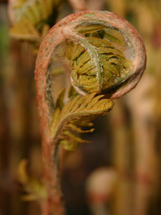
#> input picture Project/Microsoft-Database/colored-imgs/106_0608.png, 161 x 215 px, shrunk from 480 x 640 before the run; its folder holds 4 pictures in this run
$ python JPEG_color_compression.py
#> lines starting #> are read from the running program, lines starting #| are printed output that depends on the picture
### Project/sol/22B0910_22B1036_22B1839/Advance-imlementation/utils.py

from sympy import Matrix


class huffman_node(object):
    def __init__(self, prob = 0,right=None, left = None, name = "parent"):
        self.prob = prob
        self.right = right
        self.left = left
        self.name = name


    # operator overloading in order to be able to compare nodes when sorting them

    def __lt__(self, node):
        return self.prob < node.prob

    def __gt__(self, node):
        return self.prob > node.prob

    def __le__(self, node):
        return self.prob <= node.prob

    def __ge__(self, node):
        return self.prob >= node.prob

    # traversing the tree to get the appropriate code table
    # the method returns nothing, so we need to pass code_table by reference
    def traverse(self, code_table,code=""):
        if self.right is None: # has no children
            code_table[self.name] = code
        else: # there are children
            self.right.traverse(code_table,code + "0")
            self.left.traverse( code_table,code+"1")

    # override the __str__() and __repr__() methods for proper string representation

    # [4 lines left out: function __str__, not called in this run]

    def __repr__(self):
        return str(self)

    # Dsiplaying the tree: the code to display the tree is from
    # https://stackoverflow.com/questions/34012886/print-binary-tree-level-by-level-in-python/34014370

    # [28 lines left out: functions display, _display_aux, not called in this run]


def extract_probs(array):
    '''
    Returns a dictionary of symbols to their probabilities as they are in the text file
    The probability of each symbol = number of symbol occurence / total symbols occurences

    Arguments:
    array: the array of symbols to be encoded

    Returns:
    symbols_dict: A dictionary where the keys are the symbols, and the symbol probability
               is the value
    '''

    # initiate the symbols dictionary
    symbols_dict = {}

    # First we set the value associated to each symbol as the number of occurences
    # in the text file
    for symbol in array:
        symbols_dict[symbol] = symbols_dict.get(symbol, 0) + 1

    # Then we get the total length of the text file
    total_length = len(array)

    # The probability is then the number of occurences of each symbol divided by
    # the total length of the text file
    for symbol in symbols_dict:
        symbols_dict[symbol] /= total_length

    return symbols_dict


def generate_huffman_tree(sorted_nodes, node_disp = False):
    '''
    returns the huffman tree of a list of symbol nodes recursively
    The function receives a list of sorted nodes, and merges the smallest 2 nodes, adding their probability
    Then the function recursively calls itself using the merged node instead of the smaller nodes

    Arguments
    sorted_nodes: a list of sorted nodes ascendingly, based on the probability of the associated symbol
    node_disp: a flag whether or not to print each new combined node

    Returns
    the last remaining node, which is the huffman tree
    '''
    if(len(sorted_nodes) == 1):
        # this means we have only one node, which is the parent node of the huffman tree
        return sorted_nodes[0]
    else:
        sorted_nodes = sorted(sorted_nodes)

        # the 2 smallest probabilities
        smallest, second_smallest = sorted_nodes[0], sorted_nodes[1]

        # merge them into a single node
        new_node = huffman_node(prob = smallest.prob+second_smallest.prob, name = "({}, {})".format(second_smallest.name, smallest.name))
        new_node.left = second_smallest
        new_node.right = smallest

        #show the merged node
        if node_disp:
            print("new_node")#
            new_node.display()
            print("\n \n==============================================================")

        # the new array: remove the smallest 2 symbols and add the merged node
        new_array = sorted_nodes[2:]
        new_array.append(new_node)
        return generate_huffman_tree(new_array)


def get_encoded_string(array,dic):
    '''Returns the bit representation of the encoded symbols using haufmann tree

    Arguments:
    array: the array of symbols we want to encode
    dic: The haufmann dictionary which maps each symbol into its corresponding hauffman code

    Returns:
    out: the bit representation of the file using hauffman code
    '''

    out="" #initialize the output string

    # append the coded symbols
    for symbol in array:
        out+=dic[symbol]
    return out


def encode_huffman(array):
    '''Performs huffman encoding on the txt_file

    Arguments:
    array: array of symbols to be encoded

    Returns:
    encoded_string: The bit representation of huffman code
    huffman_tree: The tree used in the encoding, and will be used for decoding
    '''
    symbols_dict = extract_probs(array)

    #generate node array
    nodes = [huffman_node(prob = symbols_dict[symbol], name = symbol) for symbol in symbols_dict]

    #generate the huffman tree and the huffman dict
    huffman_tree = generate_huffman_tree(nodes)
    huffman_dict = {}
    huffman_tree.traverse(code_table = huffman_dict)

    #return the encoded string based on the huffman dict, the huffman tree, the huffman dict (symbol => new bits)
    # and the symbols dict (Symbol => probablility)
    return get_encoded_string(array, huffman_dict), huffman_tree, huffman_dict, symbols_dict


def decode_huffman(encoded, huffman_tree):
    '''
    returns the decoded stream of symbols
    The function receives a bit stream of the encoded sequnce along with its encoding huffman tree then iterating on the stream of bits one by one while
    traversing the huffman tree with each bit. If a leave is reached take its name and put it in the decoded sequence then go back to the base node of
    the tree again.

    Arguments
    encoded: a bit string stream of encoded sequence
    huffman_tree: the base node of the huffman tree that encoded the stream

    Returns
    the decoded stream of symbols
    '''
    #Current node of the first bit is base of the tree
    current_node = huffman_tree
    #initialing empty decoded sequence
    decoded = []
    for i in encoded: #looping over each bit the encoded stream of bits
        if i=="1": # if bit equals 1 then go left
            current_node = current_node.left
        else:# if bit equals 0 then go right
            current_node = current_node.right
         # if a leave is reached, indicating a symbol, then take its name (the symbol) and append it to the decoded sequence
        if current_node.right is None:
            decoded.append(current_node.name)
            current_node = huffman_tree

    return decoded

### Project/sol/22B0910_22B1036_22B1839/Advance-imlementation/JPEG_color_compression.py
import numpy as np
import cv2
import matplotlib.pyplot as plt
import matplotlib.image as mpimg
from utils import *
import glob
import os
from datetime import datetime as time

# Standard JPEG Quantization Table for Luminance
BASE_QTABLE = np.array(
    [
        [16, 11, 10, 16, 24, 40, 51, 61],
        [12, 12, 14, 19, 26, 58, 60, 55],
        [14, 13, 16, 24, 40, 57, 69, 56],
        [14, 17, 22, 29, 51, 87, 80, 62],
        [18, 22, 37, 56, 68, 109, 103, 77],
        [24, 35, 55, 64, 81, 104, 113, 92],
        [49, 64, 78, 87, 103, 121, 120, 101],
        [72, 92, 95, 98, 112, 100, 103, 99],
    ]
)


def bgr2ycbcr(img):
    """Converts a BGR image to YCbCr color space.

    Args:
        img (np.ndarray): BGR image.

    Returns:
        np.ndarray: YCbCr image.
    """
    ycbcr = cv2.cvtColor(img, cv2.COLOR_BGR2YCR_CB)
    return ycbcr


# [11 lines left out: function ycbcr2bgr, not called in this run]


def calculate_rmse(original, compressed):
    """Compute the Root Mean Squared Error (RMSE) between two images."""
    return np.sqrt(np.mean((original - compressed) ** 2))


# [4 lines left out: function calculate_bpp, not called in this run]


def get_DCT_matrix(size):
    """Returns the normalised square matrix, used in the computation of the Discrete Cosine Transform

    Argument:
    size: the size of the matrix, which is the size of each basis vector. This must be equal to the length
            of the signal to be transformed, obviously

    Returns:
    DCT_matrix: The required DCT matrix
    """
    # initializing x and m
    x = np.arange(start=0, stop=size).reshape(1, size)  # row vector
    x = 2 * x + 1
    m = np.arange(start=0, stop=size).reshape(size, 1)  # column vector

    # the outer product
    matrix = np.dot(m, x)

    # taking the cosine
    DCT_matrix = np.cos(matrix * np.pi / 2 / size)

    # normalizing, dividing each basis by its magnitude
    # DCT_matrix[0, :] *= np.sqrt(1/size)
    # DCT_matrix[1:,:] *= np.sqrt(2/size)

    return DCT_matrix


DCT_MATRIX = get_DCT_matrix(8)


def DCT_2D(in_block):
    """computes the DCT transform of the incoming signal
    Arguments:
    in_block: the input 2D signal


    Returns:
    dct_coeff: The normalised DCT coefficients corresponding to this block
    """

    # First some input validation
    row, col = in_block.shape
    assert row == 8 and col == 8

    # DCT computation
    Intermediate = np.dot(DCT_MATRIX, in_block)
    dct_coeff = np.dot(Intermediate, DCT_MATRIX.T)

    # scaling
    dct_coeff[0, 0] /= 64
    dct_coeff[0, 1:] /= 32
    dct_coeff[1:, 0] /= 32
    dct_coeff[1:, 1:] /= 16

    return dct_coeff


def IDCT_2D(in_block):
    """computes the IDCT transform of the incoming DCT coefficients block
    Arguments:
    in_block: the input 2D DCT coefficients


    Returns:
    inverted: The result of the IDCT
    """
    # First some input validation
    row, col = in_block.shape
    assert row == 8 and col == 8

    # DCT computation

    Intermediate = np.dot(DCT_MATRIX.T, in_block)
    inverted = np.dot(Intermediate, DCT_MATRIX)

    return inverted


def generate_qtable(base_qtable, q_factor):
    """
    Generate a JPEG quantization table for a given quality factor.

    Args:
        base_qtable (np.ndarray): Base quantization table.
        q_factor (int): Quality factor (1 to 100).

    Returns:
        np.ndarray: Scaled quantization table.
    """
    # Compute scaling factor
    scale = 50 / q_factor if q_factor < 50 else 2 - q_factor / 50
    # Scale and clip the quantization table
    scaled_qtable = np.clip(base_qtable * scale, 1, 255)
    return np.round(scaled_qtable).astype(int)


def divide_quant(block, q_table):
    """Divides the each element in the block by the corresponding element in the Quantization table, then rounds

    Arguments:
    block: The block to be divided by the table
    q_table: The Quantization table "ones by default"

    Returns: The result of dividing, then rounding
    """
    res = block / q_table
    res = res.astype(np.int64)  # rounding
    return res


# At the decoder, we multiply by the Q_table
def multiply_quant(block, q_table):
    return block * q_table


def get_ZigZag_indices(size):
    """Returns the order of indeces to be parsed in zigzag parsing

    Arguments:
    size: The size of the square matrix to be parsed

    Returns:
    indeces: indeces ordered according to zigzag parsing
    """
#> called with size = 8

    # this will hold the first half
    indeces = []
    # this will hold the second half indeces
    reversed_indeces = []

    for i in range(size):
        for j in range(i + 1):
            # if odd
            if i % 2 != 0:
                indeces.append((j, i - j))
                reversed_indeces.append((size - 1 - j, size - 1 - i + j))
            # if even
            else:
                indeces.append((i - j, j))
                reversed_indeces.append((size - 1 - i + j, size - 1 - j))

    # reverse
    reversed_indeces = reversed_indeces[::-1]
    # exclude the main diagonal part because it is repeated
    indeces = indeces[:-size]
    # merge the two lists
    indeces.extend(reversed_indeces)

    return indeces


# the ZIGZAG indices will be a global variable.
ZIG_ZAG_INDICES = get_ZigZag_indices(8)
ZIG_ZAG_ROW, ZIG_ZAG_COL = zip(*ZIG_ZAG_INDICES)


def encode_runlength(array):
    """Returns the encoded array using runlength code
    The function will apply runlength to "0" because it is the most occuring element

    Arguments:
    array: a 1D numpy array to be encoded

    Returns: a 1D list, encoded using runlength
    """
    encoded = []
    counter = 0

    # this for loop will handle zeros that are interrupted before array ends
    for element in array:
        if element == 0:  # if element is zero, increment counter
            counter += 1
        else:  # if not, check if we were in a zero sequence
            if counter != 0:
                # zero sequence interrupted
                encoded.extend([0, counter])
                # reset counter
                counter = 0

            # add the non zero element to the array
            encoded.append(element)

    # This handles trailing zeros
    if counter != 0:
        encoded.extend([0, counter])
    return encoded


def decode_runlength(array):
    """Decodes the runlength code of zeros
    Argument:
    array: a 1D numpy array of runlength code

    Returns: The original 1D sequence as a numpy array
    """
    decoded = []
    index = 0
    while index < len(array):
        if array[index] == 0:  # zero detected
            count = array[index + 1]
            # recreate the zero sequence
            zero_seq = [0] * count
            # append the zero sequence
            decoded.extend(zero_seq)
            # update the index by 2 to bypass the count
            index += 2
        else:  # not a zero
            decoded.append(array[index])
            index += 1
    return np.array(decoded)


def pad_image(image):
    """Zero pads the image if necessary to be composed of 8x8 blocks

    Arguments:
    image: a 2D numpy matrix

    Returns:
    padded_image: a padded image with both dimensions as multiples of 8
    """

    # initializing the padded dims to rows and cols
    row_padded, col_padded = image.shape

    # padding the rows if they are not multiples of 8
    if row_padded % 8 != 0:
        row_padded = row_padded + (8 - row_padded % 8)
    # padding the cols
    if col_padded % 8 != 0:
        col_padded = col_padded + (8 - col_padded % 8)

    # if no padding happened, return the original image
    if (row_padded, col_padded) == image.shape:
        return image

    (row, col) = image.shape
    # initialize with new dims
    padded_image = np.zeros((row_padded, col_padded))

    # assign the old image to its right place
    padded_image[0:row, 0:col] = image

    return padded_image


def blockify(image):
    """Returns a list of image blocks
    Arguments:
    image: a 2D matrix representing a matrix

    Returns
    blocks: a list of 8x8 blocks
    """
    # zero pad if necessary
    image_padded = pad_image(image)
    # initialize the blocks list
    blocks = []
    # find out the number of blocks across each dim
    row, col = image_padded.shape
    n_block_row = int(row / 8)
    n_block_col = int(col / 8)
    # unenroll
    for i in range(n_block_row):
        for j in range(n_block_col):
            current_block = image_padded[i * 8 : (i + 1) * 8, j * 8 : (j + 1) * 8]
            blocks.append(current_block)

    return blocks, image_padded.shape


def encode_JPEG(image, q_table):
    """Performs JPEG compression on the image

    Arguments:
    image: a 2D matrix representing the grayscale image
    q_table: The qunatization table used while compressing

    Returns:
    huff_stream: The stream of bits obtained from the Huffman encoding
    huff_tree: The tree that holds the coding scheme. Essential for decoding
    huff_dict: A dictionary which maps each symbol to its assigned code by the Huffman code
    padded_shape: The size of the padded image. Will be usefull for reconstructing the image
    """
    # dividing into blocks
    blocks, padded_shape = blockify(image)

    # initializing the stream
    stream = []
    # for each block
    for block in blocks:
        # applying 2D DCT
        DCT_block = DCT_2D(block)

        # dividing by quantization matrix
        q_block = divide_quant(DCT_block, q_table)

        # zigzag unrolling or spreading
        vector = q_block[ZIG_ZAG_ROW, ZIG_ZAG_COL]

        # Runlength
        rn_vector = encode_runlength(vector)

        # appending to stream
        stream.extend(rn_vector)

    # Now that we have the stream, apply huffman encoding
    huff_stream, huff_tree, huff_dict, symb_dict = encode_huffman(stream)

    return huff_stream, huff_tree, huff_dict, symb_dict, padded_shape


def decode_jpeg(hf_stream, hf_tree, image_dims, q_table):
    """Decodes a Huffman stream into a 2D representation of grayscale image
    Arguments:
    hf_stream: The Stream of bits obtained from huffman code
    hf_tree: The Huffman tree to be used in decoding
    image_dims: The dimension of the image to be decoded
    q_table: The qunatization table that will be multipllied by each block before IDCT

    Returns:
    ret_image: The 2D decoded image
    """
    # init the returned image
    ret_image = np.empty(image_dims)

    # The number of blocks along the columns
    n_block_col = int(image_dims[1] / 8)

    # decode the huffman stream
    dec_hf = decode_huffman(hf_stream, hf_tree)

    # runlength decode
    dec_rn = decode_runlength(dec_hf)

    # Divide the decoded runlength into chunks of 64 elements
    # each rolled chunk will be multiplied by q_table and grouped into a decoded image
    n_chunks = int(len(dec_rn) / 64)

    for i in range(n_chunks):
        chunk = dec_rn[i * 64 : (i + 1) * 64]

        # roll it into a 2D matrix
        rolled = np.empty((8, 8))
        rolled[ZIG_ZAG_ROW, ZIG_ZAG_COL] = chunk

        # multiply by q_table
        rolled = rolled * q_table

        # IDCT and grouping
        row_index = int(i / n_block_col)
        col_index = i % n_block_col
        ret_image[
            row_index * 8 : (row_index + 1) * 8, col_index * 8 : (col_index + 1) * 8
        ] = IDCT_2D(rolled)
        # resize the image to the original size
        ret_image = ret_image[: image_dims[0], : image_dims[1]]

    return ret_image


# [5 lines of commented-out code are left out]


def downsample(img):
    """
    Downsample the Cb and Cr channels using proper chroma subsampling (4:2:0).
    The Y channel remains at full resolution.
    """
    y, cb, cr = cv2.split(img)

    # Downsample Cb and Cr channels by a factor of 2 (4:2:0 subsampling)
    cb_down = cb[::2, ::2]
    cr_down = cr[::2, ::2]

    return y, cb_down, cr_down


def upsample(cb, cr, target_shape):
    """
    Upsample the Cb and Cr channels to match the shape of the Y channel.
    """
    cb_up = cv2.resize(cb, (target_shape[1], target_shape[0]), interpolation=cv2.INTER_LINEAR)
    cr_up = cv2.resize(cr, (target_shape[1], target_shape[0]), interpolation=cv2.INTER_LINEAR)
    return cb_up, cr_up


def jpeg_compression(img, q_table, output_dir="output/compressed_imgs"):
    """Compresses a YCbCr image using JPEG compression.

    Args:
        img (np.ndarray): Original BGR image.
        q_table (dict): Mapping of quality factors to quantization tables.
        output_dir (str): Directory to save compressed images.

    Returns:
        list: Metrics (BPP, RMSE) for each quality factor.
    """
    img_ycbcr = bgr2ycbcr(img)

    # Downsample Cb and Cr channels
    y, cb_down, cr_down = downsample(img_ycbcr)

    # Process each quality factor
    # metrics = []
    bpps = []
    rmses = []
    for q_factor, q_table in q_table.items():
        start = time.now()
        compressed_channels = []

        # Compress the Y channel
        hf_stream, hf_tree, hf_dict, symb_dict, dims = encode_JPEG(y, q_table)
        decoded_y = decode_jpeg(hf_stream, hf_tree, dims, q_table)
        compressed_channels.append(decoded_y)

        # Compress the downsampled Cb channel
        hf_stream, hf_tree, hf_dict, symb_dict, dims = encode_JPEG(cb_down, q_table)
        decoded_cb_down = decode_jpeg(hf_stream, hf_tree, dims, q_table)

        # Compress the downsampled Cr channel
        hf_stream, hf_tree, hf_dict, symb_dict, dims = encode_JPEG(cr_down, q_table)
        decoded_cr_down = decode_jpeg(hf_stream, hf_tree, dims, q_table)

        # Upsample Cb and Cr to match Y channel size
        decoded_cb, decoded_cr = upsample(decoded_cb_down, decoded_cr_down, y.shape)

        # Recombine the channels
        compressed_ycbcr = cv2.merge((decoded_y, decoded_cb, decoded_cr))
        compressed_ycbcr = np.clip(compressed_ycbcr, 0, 255).astype(np.uint8)
        compressed = ycbcr2bgr(compressed_ycbcr)

        # Save compressed image
        path = os.path.join(output_dir, f"{q_factor}.jpg")
        cv2.imwrite(path, compressed)

        # Calculate metrics
        # bpp, rmse = rmse_bpp(img, compressed, path)
        bpp = calculate_bpp(len(hf_stream), img.shape)
        rmse = calculate_rmse(img, compressed)
        bpps.append(bpp)
        rmses.append(rmse)
        end = time.now()
        time_taken = ((end - start).total_seconds() * 1000).__round__(2)

        print(f"\tCompressed for quality factor {q_factor}...\t\t\t{time_taken} ms")


    return bpps, rmses


def main():
    # load the images from Microsodt-Database folder
    dir_path = "../Microsoft-Database/colored-imgs"
    files = glob.glob(dir_path + "/*.png")
    img_path = "output/compressed_imgs"
    # original_path = "output/original_imgs"
    plot_path = "output/plot.png"

    # read the images in rgb
    imgs = [cv2.imread(file) for file in files]
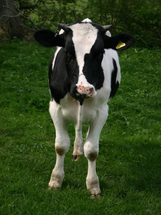
#> input picture Project/Microsoft-Database/colored-imgs/106_0680.png, 161 x 215 px, shrunk from 480 x 640 before the run
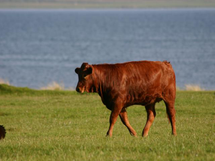
#> input picture Project/Microsoft-Database/colored-imgs/108_0878.png, 215 x 161 px, shrunk from 640 x 480 before the run
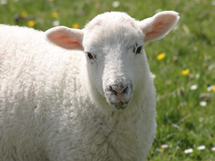
#> input picture Project/Microsoft-Database/colored-imgs/115_1582.png, 215 x 161 px, shrunk from 640 x 480 before the run
#> imgs = 4 items

    q_factors = [10, 25, 35, 50, 65, 80, 95]

    q_tables = {q: generate_qtable(BASE_QTABLE, q) for q in q_factors}

    os.makedirs(img_path, exist_ok=True)
    # os.makedirs(original_path, exist_ok=True)

    plt.figure(figsize=(25, 25))
    for i in range(len(imgs)):

        print(f"Processing image {i+1}...")
        img = imgs[i]
        img_name = f"img{i+1}"
        # cv2.imwrite(f"{original_path}/{img_name}.jpg", img)
        path_to_com_img = f"{img_path}/{img_name}"
        os.makedirs(path_to_com_img, exist_ok=True)
        bpps,rmses = jpeg_compression(img, q_tables, path_to_com_img)
        # bpps, rmses = zip(*metrics)
        plt.plot(bpps, rmses, label=img_name, marker="o", markersize=20)
#> this loop made 1 pass
#> img_name on pass 1: 'img1'
#> (printed output is left out)
#> pass 1, in downsample, `y, cb, cr = cv2.split(img)`:
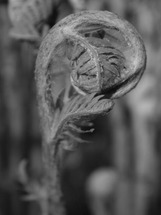
#> y: shape (215, 161); min 11, max 200, mean 89.2
#> img is the input picture: shape (215, 161, 3); mean B, G, R 36.9, 83.7, 120
#> (the rest of the program and of its run is left out)
